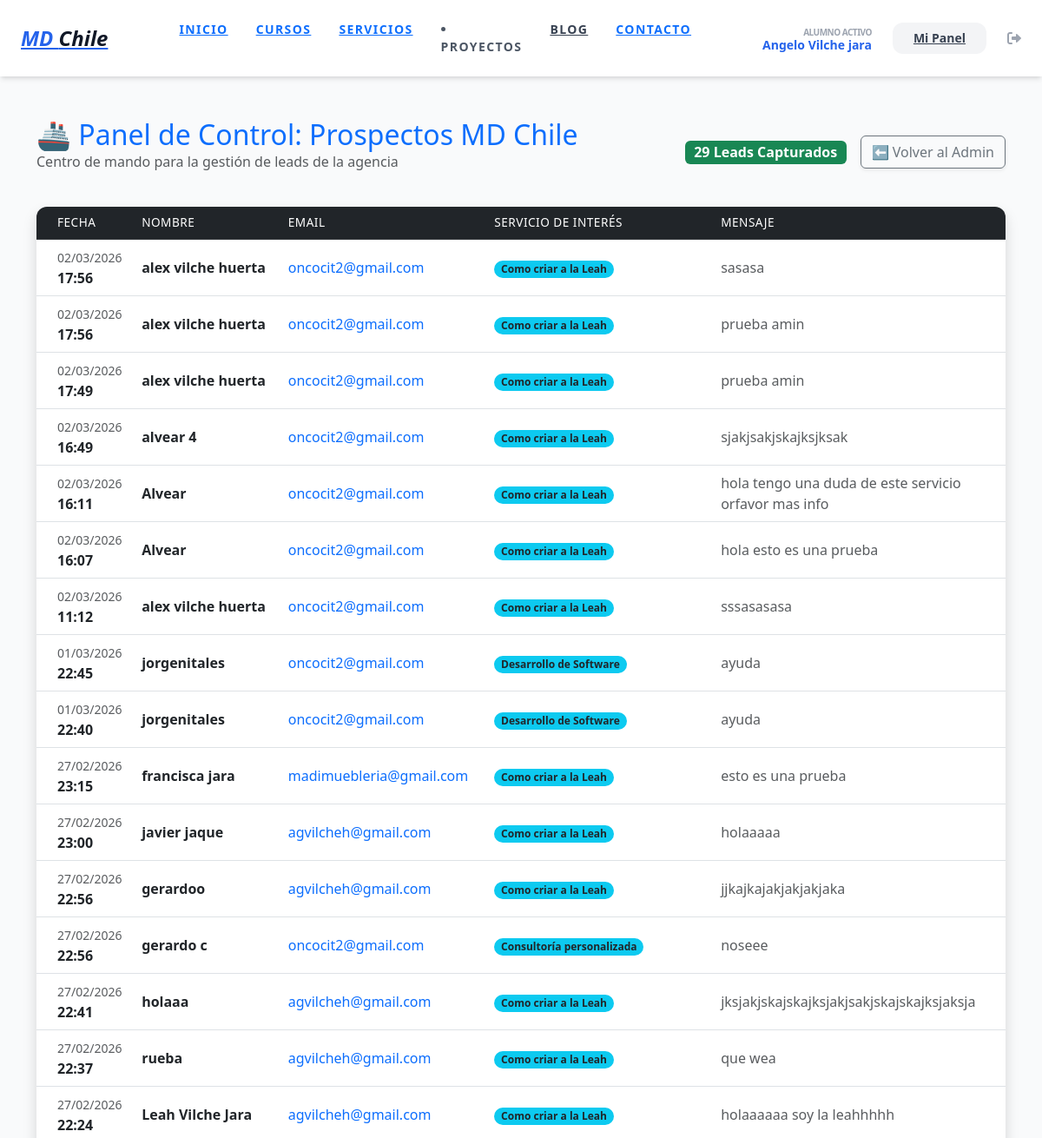
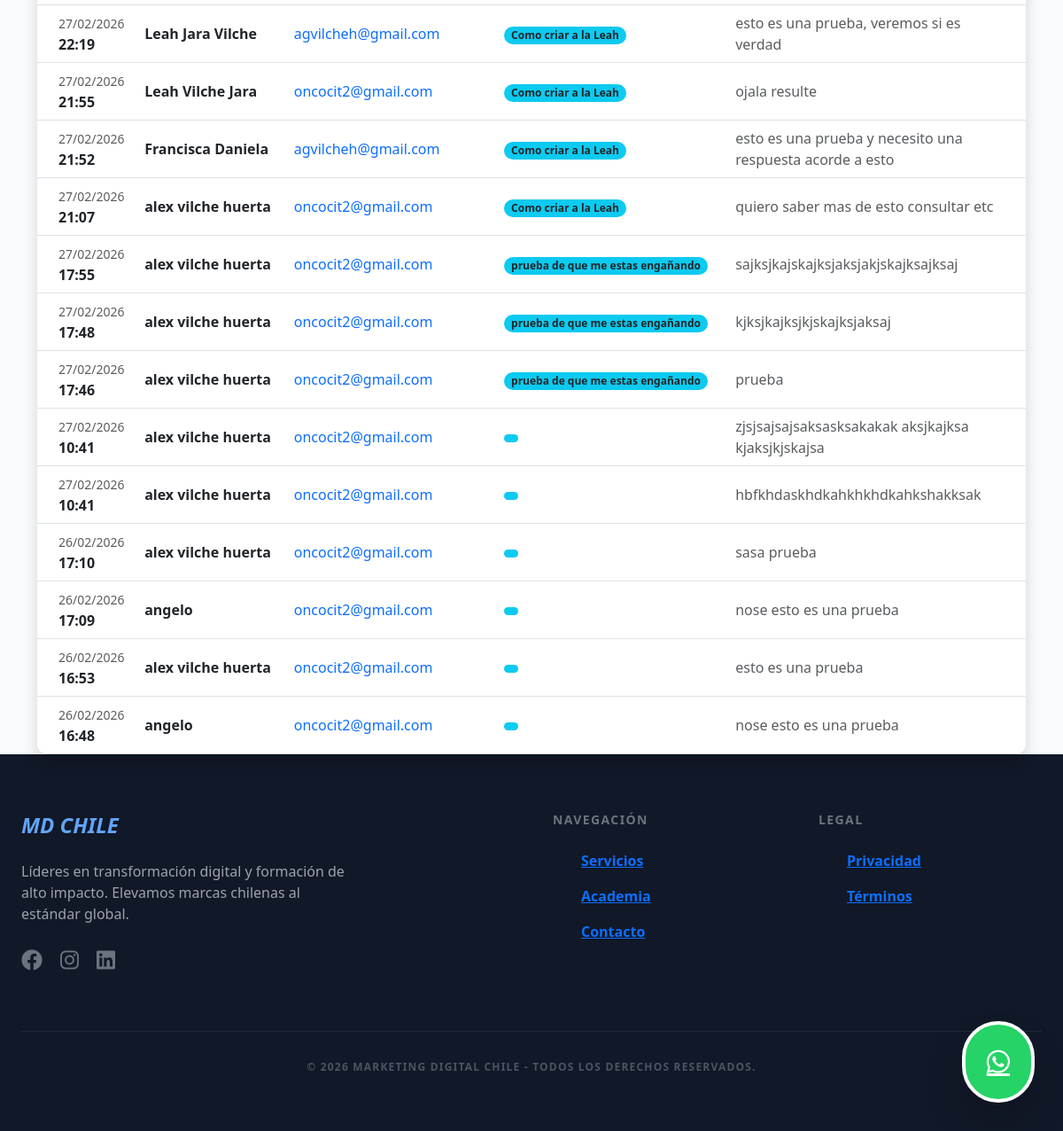
The page /prospectos-agencia/ (signed in) on the database its author committed (2 pictures, top to bottom).
### users/models.py (models this page shows, shortened)
class User(AbstractUser):
    is_client = models.BooleanField(default=True)
    is_admin_user = models.BooleanField(default=False)
    profile_picture = models.ImageField(upload_to='users/profiles/', null=True, blank=True)
    bio = models.TextField(max_length=500, blank=True)
    rut = models.CharField(max_length=12, blank=True, null=True)
    linkedin_url = models.URLField(blank=True, null=True)

### agency/models.py (models this page shows, shortened)
class ContactMessage(models.Model):
    name = models.CharField(max_length=100, verbose_name="Nombre")
    email = models.EmailField(verbose_name="Correo Electrónico")
    message = models.TextField(verbose_name="Mensaje")
    created_at = models.DateTimeField(auto_now_add=True)
    servicio_interes = models.ForeignKey(Service, on_delete=models.SET_NULL, null=True, blank=True)
    lead_source = models.CharField(max_length=100, default="Web Directa")
    is_read = models.BooleanField(default=False, verbose_name="¿Leído?")

class Service(models.Model):
    title = models.CharField(max_length=200, verbose_name="Nombre del Servicio")
    slug = models.SlugField(unique=True, blank=True)
    icon_emoji = models.CharField(max_length=10, default="🚀")
    short_description = models.TextField(max_length=300)
    long_description = models.TextField()
    banner_image = models.ImageField(upload_to='services/banners/')
    video_url = models.URLField(blank=True, null=True)
    reels_links = models.TextField(blank=True, null=True)
    order = models.PositiveIntegerField(default=0)
    is_active = models.BooleanField(default=True)
    regalo_pdf = models.FileField(upload_to='leads/pdfs/', blank=True, null=True, verbose_name="Ebook PDF de Regalo")
    regalo_video_privado = models.URLField(blank=True, null=True, verbose_name="URL Video Privado")
    cta_regalo_text = models.CharField(max_length=100, default="¡Descargar mi regalo ahora!", verbose_name="Texto del Botón")
    class Meta:
        ordering = ['order']

### courses/views.py (the view)
# urls.py: path('prospectos-agencia/', views.leads_dashboard, name='leads_dashboard'),
@login_required
def leads_dashboard(request):
    if not request.user.is_staff:
        messages.error(request, "No tienes permisos de Capitán para ver esta zona.")
        return redirect('dashboard')
    leads = ContactMessage.objects.all().order_by('-created_at')
    return render(request, 'agency/leads_admin.html', {'leads': leads})

### templates/agency/leads_admin.html (shortened to what this page needs)
{% extends 'base.html' %}
{% block content %}
<link href="https://cdn.jsdelivr.net/npm/bootstrap@5.3.0/dist/css/bootstrap.min.css" rel="stylesheet">
<div class="container mt-5">
    <div class="d-flex justify-content-between align-items-center mb-4">
        <div>
            <h2 class="text-primary mb-0">🚢 Panel de Control: Prospectos MD Chile</h2>
            <p class="text-muted">Centro de mando para la gestión de leads de la agencia</p>
        </div>
        <div class="d-flex align-items-center gap-3">
            <span class="badge bg-success fs-6">{{ leads.count }} Leads Capturados</span>
            <a href="/admin/agency/contactmessage/" class="btn btn-outline-secondary shadow-sm">
                ⬅️ Volver al Admin
            </a>
        </div>
    </div>
    <div class="card shadow border-0">
        <div class="card-body p-0">
            <div class="table-responsive">
                <table class="table table-hover align-middle mb-0">
                    <thead class="table-dark">
                        <tr>
                            <th class="ps-4">Fecha</th>
                            <th>Nombre</th>
                            <th>Email</th>
                            <th>Servicio de Interés</th>
                            <th>Mensaje</th>
                        </tr>
                    </thead>
                    <tbody>
                        {% for lead in leads %}
                        <tr>
                            <td class="ps-4 text-nowrap">
                                <span class="text-muted small">{{ lead.created_at|date:"d/m/Y" }}</span><br>
                                <strong>{{ lead.created_at|date:"H:i" }}</strong>
                            </td>
                            <td>
                                <div class="fw-bold text-dark">{{ lead.name }}</div>
                            </td>
                            <td>
                                <a href="mailto:{{ lead.email }}" class="text-decoration-none">{{ lead.email }}</a>
                            </td>
                            <td>
                                <span class="badge rounded-pill bg-info text-dark">
                                    {{ lead.servicio_interes.title }}
                                </span>
                            </td>
                            <td>
                                <div class="text-muted" style="max-width: 300px;">
                                    {{ lead.message|truncatechars:60|default:"Sin mensaje adicional" }}
                                </div>
                            </td>
                        </tr>
                        {% endfor %}
                    </tbody>
                </table>
            </div>
        </div>
    </div>
</div>
{% endblock %}

### templates/base.html (shortened to what this page needs)
<!DOCTYPE html>
<html lang="es">
<head>
    <script src="https://cdn.tailwindcss.com"></script>
    <link rel="stylesheet" href="https://cdnjs.cloudflare.com/ajax/libs/font-awesome/6.0.0/css/all.min.css">
</head>
<body class="bg-gray-50 flex flex-col min-h-screen">
    <nav class="bg-white shadow-md py-4 px-6 flex justify-between items-center sticky top-0 z-50">
        <a href="{% url 'home' %}" class="text-2xl font-black text-blue-600 italic">
            MD <span class="text-gray-900">Chile</span>
        </a>
        <div class="hidden md:flex space-x-8 font-bold text-gray-600 uppercase text-sm tracking-widest">
            <a href="{% url 'home' %}" class="hover:text-blue-600 transition">Inicio</a>
            <a href="{% url 'dashboard' %}" class="hover:text-blue-600 transition">Cursos</a>
            <a href="{% url 'services_list' %}" class="hover:text-blue-600 transition">Servicios</a>
            <li class="nav-item">
            <a class="nav-link {% if request.path == '/proyectos/' %}active{% endif %}" href="{% url 'projects_list' %}">PROYECTOS</a>
            </li>
            <a href="{% url 'blog_list' %}" class="text-gray-700 hover:text-blue-600 font-bold transition">Blog</a>
            <a href="{% url 'contact_view' %}" class="hover:text-blue-600 transition">Contacto</a>
        </div>
        <div class="flex items-center space-x-4">
            {% if user.is_authenticated %}
                <div class="hidden lg:flex flex-col items-end mr-2">
                    <span class="text-[10px] font-black text-gray-400 uppercase tracking-tighter">Alumno Activo</span>
                    <span class="text-sm font-bold text-blue-600 leading-none">
                        {% if user.first_name %}{{ user.first_name }}{% else %}{{ user.username }}{% endif %}
                    </span>
                </div>
                <a href="{% url 'dashboard' %}" class="bg-gray-100 text-gray-700 px-4 py-2 rounded-xl hover:bg-gray-200 transition font-bold text-sm">
                    Mi Panel
                </a>
                <form method="post" action="{% url 'account_logout' %}" class="inline">
                    <button type="submit" class="text-gray-400 hover:text-red-500 transition ml-2">
                        <i class="fas fa-sign-out-alt"></i>
                    </button>
                </form>
            {% endif %}
        </div>
    </nav>
    <main class="flex-grow">
        {% block content %}{% endblock %}
    </main>
    <footer class="bg-gray-900 text-white py-16 px-6">
        <div class="max-w-6xl mx-auto grid grid-cols-1 md:grid-cols-4 gap-12">
            <div class="col-span-1 md:col-span-2">
                <h3 class="text-2xl font-black mb-6 text-blue-400 italic">MD CHILE</h3>
                <p class="text-gray-400 max-w-sm mb-6 font-medium">Líderes en transformación digital y formación de alto impacto. Elevamos marcas chilenas al estándar global.</p>
                <div class="flex space-x-5 text-2xl">
                    <a href="#" class="text-gray-500 hover:text-blue-400 transition"><i class="fab fa-facebook"></i></a>
                    <a href="#" class="text-gray-500 hover:text-pink-400 transition"><i class="fab fa-instagram"></i></a>
                    <a href="#" class="text-gray-500 hover:text-blue-300 transition"><i class="fab fa-linkedin"></i></a>
                </div>
            </div>
            <div>
                <h4 class="text-sm font-black uppercase tracking-widest mb-6 text-gray-500">Navegación</h4>
                <ul class="space-y-4 font-bold text-gray-400">
                    <li><a href="{% url 'services_list' %}" class="hover:text-white transition">Servicios</a></li>
                    <li><a href="{% url 'dashboard' %}" class="hover:text-white transition">Academia</a></li>
                    <li><a href="{% url 'contact_view' %}" class="hover:text-white transition">Contacto</a></li>
                </ul>
            </div>
            <div>
                <h4 class="text-sm font-black uppercase tracking-widest mb-6 text-gray-500">Legal</h4>
                <ul class="space-y-4 font-bold text-gray-400">
                    <li><a href="#" class="hover:text-white transition">Privacidad</a></li>
                    <li><a href="#" class="hover:text-white transition">Términos</a></li>
                </ul>
            </div>
        </div>
        <div class="border-t border-gray-800 mt-16 pt-8 text-center text-gray-600 text-xs font-bold uppercase tracking-widest">
            &copy; 2026 Marketing Digital Chile - Todos los derechos reservados.
        </div>
    </footer>
    <a href="https://wa.me/56975899661" target="_blank"
       class="fixed bottom-8 right-8 bg-[#25D366] text-white p-4 rounded-full shadow-2xl hover:scale-110 transition-transform z-50 flex items-center justify-center border-4 border-white">
        <i class="fab fa-whatsapp text-3xl"></i>
    </a>
</body>
</html>

### templates/base.html (style rules this page uses)
body { font-family: 'Inter', sans-serif; }

### templates/agency/leads_admin.html (style rules this page uses)
.card { border-radius: 12px; overflow: hidden; }
.table thead th { font-weight: 500; text-transform: uppercase; font-size: 0.85rem; letter-spacing: 0.5px; }

### rows shown on the page
User: first_name "Angelo Vilche jara"
ContactMessage: created_at "02/03/2026", created_at "17:56", name "alex vilche huerta", email "oncocit2@gmail.com", servicio_interes "Como criar a la Leah", message "sasasa"
ContactMessage: created_at "02/03/2026", created_at "17:56", name "alex vilche huerta", email "oncocit2@gmail.com", servicio_interes "Como criar a la Leah", message "prueba amin"
ContactMessage: created_at "02/03/2026", created_at "17:49", name "alex vilche huerta", email "oncocit2@gmail.com", servicio_interes "Como criar a la Leah", message "prueba amin"
ContactMessage: created_at "02/03/2026", created_at "16:49", name "alvear 4", email "oncocit2@gmail.com", servicio_interes "Como criar a la Leah", message "sjakjsakjskajksjksak"
ContactMessage: created_at "02/03/2026", created_at "16:11", name "Alvear", email "oncocit2@gmail.com", servicio_interes "Como criar a la Leah", message "hola tengo una duda de este servicio orfavor mas info"
ContactMessage: created_at "02/03/2026", created_at "16:07", name "Alvear", email "oncocit2@gmail.com", servicio_interes "Como criar a la Leah", message "hola esto es una prueba"
ContactMessage: created_at "02/03/2026", created_at "11:12", name "alex vilche huerta", email "oncocit2@gmail.com", servicio_interes "Como criar a la Leah", message "sssasasasa"
ContactMessage: created_at "01/03/2026", created_at "22:45", name "jorgenitales", email "oncocit2@gmail.com", servicio_interes "Desarrollo de Software", message "ayuda"
ContactMessage: created_at "01/03/2026", created_at "22:40", name "jorgenitales", email "oncocit2@gmail.com", servicio_interes "Desarrollo de Software", message "ayuda"
ContactMessage: created_at "27/02/2026", created_at "23:15", name "francisca jara", email "madimuebleria@gmail.com", servicio_interes "Como criar a la Leah", message "esto es una prueba"
ContactMessage: created_at "27/02/2026", created_at "23:00", name "javier jaque", email "agvilcheh@gmail.com", servicio_interes "Como criar a la Leah", message "holaaaaa"
ContactMessage: created_at "27/02/2026", created_at "22:56", name "gerardoo", email "agvilcheh@gmail.com", servicio_interes "Como criar a la Leah", message "jjkajkajakjakjakjaka"
ContactMessage: created_at "27/02/2026", created_at "22:56", name "gerardo c", email "oncocit2@gmail.com", servicio_interes "Consultoría personalizada", message "noseee"
ContactMessage: created_at "27/02/2026", created_at "22:41", name "holaaa", email "agvilcheh@gmail.com", servicio_interes "Como criar a la Leah", message "jksjakjskajskajksjakjsakjskajskajksjaksja"
ContactMessage: created_at "27/02/2026", created_at "22:37", name "rueba", email "agvilcheh@gmail.com", servicio_interes "Como criar a la Leah", message "que wea"
ContactMessage: created_at "27/02/2026", created_at "22:24", name "Leah Vilche Jara", email "agvilcheh@gmail.com", servicio_interes "Como criar a la Leah", message "holaaaaaa soy la leahhhhh"
ContactMessage: created_at "27/02/2026", created_at "22:19", name "Leah Jara Vilche", email "agvilcheh@gmail.com", servicio_interes "Como criar a la Leah", message "esto es una prueba, veremos si es verdad"
ContactMessage: created_at "27/02/2026", created_at "21:55", name "Leah Vilche Jara", email "oncocit2@gmail.com", servicio_interes "Como criar a la Leah", message "ojala resulte"
ContactMessage: created_at "27/02/2026", created_at "21:52", name "Francisca Daniela", email "agvilcheh@gmail.com", servicio_interes "Como criar a la Leah", message "esto es una prueba y necesito una respuesta acorde a esto"
ContactMessage: created_at "27/02/2026", created_at "21:07", name "alex vilche huerta", email "oncocit2@gmail.com", servicio_interes "Como criar a la Leah", message "quiero saber mas de esto consultar etc"
ContactMessage: created_at "27/02/2026", created_at "17:55", name "alex vilche huerta", email "oncocit2@gmail.com", servicio_interes "prueba de que me estas engañando", message "sajksjkajskajksjaksjakjskajksajksaj"
ContactMessage: created_at "27/02/2026", created_at "17:48", name "alex vilche huerta", email "oncocit2@gmail.com", servicio_interes "prueba de que me estas engañando", message "kjksjkajksjkjskajksjaksaj"
ContactMessage: created_at "27/02/2026", created_at "17:46", name "alex vilche huerta", email "oncocit2@gmail.com", servicio_interes "prueba de que me estas engañando", message "prueba"
ContactMessage: created_at "27/02/2026", created_at "10:41", name "alex vilche huerta", email "oncocit2@gmail.com", message "zjsjsajsajsaksasksakakak aksjkajksa kjaksjkjskajsa"
ContactMessage: created_at "27/02/2026", created_at "10:41", name "alex vilche huerta", email "oncocit2@gmail.com", message "hbfkhdaskhdkahkhkhdkahkshakksak"
ContactMessage: created_at "26/02/2026", created_at "17:10", name "alex vilche huerta", email "oncocit2@gmail.com", message "sasa prueba"
ContactMessage: created_at "26/02/2026", created_at "17:09", name "angelo", email "oncocit2@gmail.com", message "nose esto es una prueba"
ContactMessage: created_at "26/02/2026", created_at "16:53", name "alex vilche huerta", email "oncocit2@gmail.com", message "esto es una prueba"
ContactMessage: created_at "26/02/2026", created_at "16:48", name "angelo", email "oncocit2@gmail.com", message "nose esto es una prueba"

### other values the page prints
{{ leads.count }} "29"
